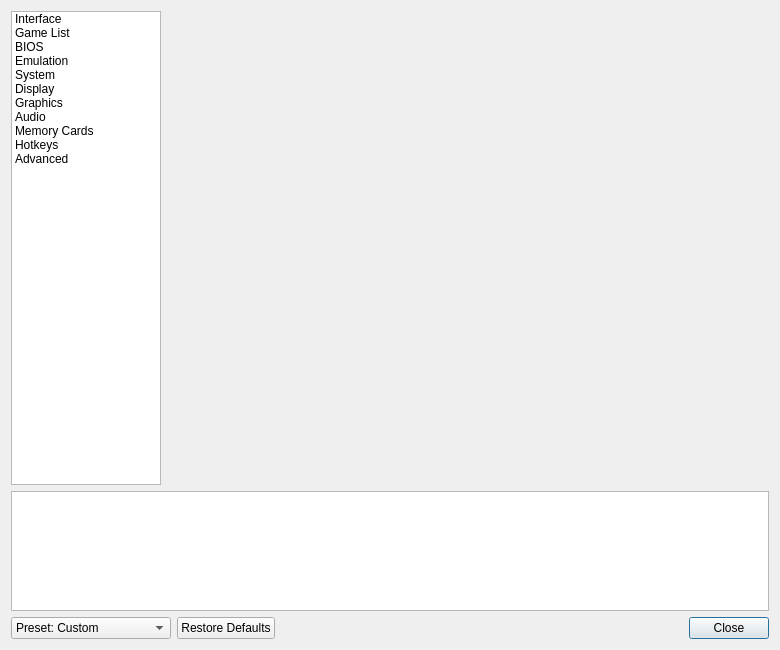
<?xml version="1.0" encoding="UTF-8"?>
<ui version="4.0">
 <class>SettingsDialog</class>
 <widget class="QDialog" name="SettingsDialog">
  <property name="windowModality">
   <enum>Qt::WindowModal</enum>
  </property>
  <property name="geometry">
   <rect>
    <x>0</x>
    <y>0</y>
    <width>780</width>
    <height>650</height>
   </rect>
  </property>
  <property name="sizePolicy">
   <sizepolicy hsizetype="Expanding" vsizetype="Expanding">
    <horstretch>0</horstretch>
    <verstretch>0</verstretch>
   </sizepolicy>
  </property>
  <property name="windowTitle">
   <string>PCSX2 Settings</string>
  </property>
  <layout class="QGridLayout" name="gridLayout" columnstretch="0,1">
   <item row="0" column="0">
    <widget class="QListWidget" name="settingsCategory">
     <property name="sizePolicy">
      <sizepolicy hsizetype="Expanding" vsizetype="Expanding">
       <horstretch>0</horstretch>
       <verstretch>0</verstretch>
      </sizepolicy>
     </property>
     <property name="minimumSize">
      <size>
       <width>150</width>
       <height>0</height>
      </size>
     </property>
     <property name="maximumSize">
      <size>
       <width>150</width>
       <height>16777215</height>
      </size>
     </property>
     <property name="iconSize">
      <size>
       <width>32</width>
       <height>32</height>
      </size>
     </property>
     <item>
      <property name="text">
       <string>Interface</string>
      </property>
      <property name="icon">
       <iconset theme="GeneralSettings">
        <normaloff>.</normaloff>.</iconset>
      </property>
     </item>
     <item>
      <property name="text">
       <string>Game List</string>
      </property>
      <property name="icon">
       <iconset theme="GamelistSettings">
        <normaloff>.</normaloff>.</iconset>
      </property>
     </item>
     <item>
      <property name="text">
       <string>BIOS</string>
      </property>
      <property name="icon">
       <iconset theme="BIOSSettings">
        <normaloff>.</normaloff>.</iconset>
      </property>
     </item>      
     <item>
      <property name="text">
       <string>Emulation</string>
      </property>
      <property name="icon">
       <iconset theme="EmulationSettings">
        <normaloff>.</normaloff>.</iconset>
      </property>
     </item>
     <item>
      <property name="text">
       <string>System</string>
      </property>
      <property name="icon">
       <iconset theme="ConsoleSettings">
        <normaloff>.</normaloff>.</iconset>
      </property>
     </item>
     <item>
      <property name="text">
       <string>Display</string>
      </property>
      <property name="icon">
       <iconset theme="DisplaySettings">
        <normaloff>.</normaloff>.</iconset>
      </property>
     </item>
     <item>
      <property name="text">
       <string>Graphics</string>
      </property>
      <property name="icon">
       <iconset theme="EnhancementSettings">
        <normaloff>.</normaloff>.</iconset>
      </property>
     </item>
     <item>
      <property name="text">
       <string>Audio</string>
      </property>
      <property name="icon">
       <iconset theme="AudioSettings">
        <normaloff>.</normaloff>.</iconset>
      </property>
     </item>
     <item>
      <property name="text">
       <string>Memory Cards</string>
      </property>
      <property name="icon">
       <iconset theme="MemorycardSettings">
        <normaloff>.</normaloff>.</iconset>
      </property>
     </item>
     <item>
      <property name="text">
       <string>Hotkeys</string>
      </property>
      <property name="icon">
       <iconset theme="HotkeySettings">
        <normaloff>.</normaloff>.</iconset>
      </property>
     </item>
     <item>
      <property name="text">
       <string>Advanced</string>
      </property>
      <property name="icon">
       <iconset theme="AdvancedSettings">
        <normaloff>.</normaloff>.</iconset>
      </property>
     </item>
    </widget>
   </item>
   <item row="0" column="1">
    <widget class="QStackedWidget" name="settingsContainer">
     <property name="minimumSize">
      <size>
       <width>500</width>
       <height>0</height>
      </size>
     </property>
     <property name="currentIndex">
      <number>0</number>
     </property>
     <widget class="QWidget" name="page"/>
     <widget class="QWidget" name="page_2"/>
    </widget>
   </item>
   <item row="1" column="0" colspan="2">
    <widget class="QTextEdit" name="helpText">
     <property name="minimumSize">
      <size>
       <width>0</width>
       <height>120</height>
      </size>
     </property>
     <property name="maximumSize">
      <size>
       <width>16777215</width>
       <height>120</height>
      </size>
     </property>
     <property name="readOnly">
      <bool>true</bool>
     </property>
    </widget>
   </item>
   <item row="2" column="0" colspan="2">
    <layout class="QHBoxLayout" name="horizontalLayout_2">
     <item>
      <widget class="QComboBox" name="settingsPreset">
       <item>
        <property name="text">
         <string>Preset: Custom</string>
        </property>
       </item>
       <item>
        <property name="text">
         <string>Preset: Safest</string>
        </property>
       </item>
       <item>
        <property name="text">
         <string>Preset: Safe (Default)</string>
        </property>
       </item>
       <item>
        <property name="text">
         <string>Preset: Balanced</string>
        </property>
       </item>
       <item>
        <property name="text">
         <string>Preset: Aggressive</string>
        </property>
       </item>
       <item>
        <property name="text">
         <string>Preset: Very Aggressive</string>
        </property>
       </item>
       <item>
        <property name="text">
         <string>Preset: Mostly Harmful</string>
        </property>
       </item>
      </widget>
     </item>
     <item>
      <widget class="QPushButton" name="restoreDefaultsButton">
       <property name="text">
        <string>Restore Defaults</string>
       </property>
      </widget>
     </item>
     <item>
      <spacer name="horizontalSpacer">
       <property name="orientation">
        <enum>Qt::Horizontal</enum>
       </property>
       <property name="sizeHint" stdset="0">
        <size>
         <width>40</width>
         <height>20</height>
        </size>
       </property>
      </spacer>
     </item>
     <item>
      <widget class="QPushButton" name="closeButton">
       <property name="text">
        <string>Close</string>
       </property>
       <property name="default">
        <bool>true</bool>
       </property>
      </widget>
     </item>
    </layout>
   </item>
  </layout>
 </widget>
 <resources>
  <include location="resources/resources.qrc"/>
 </resources>
 <connections/>
</ui>
